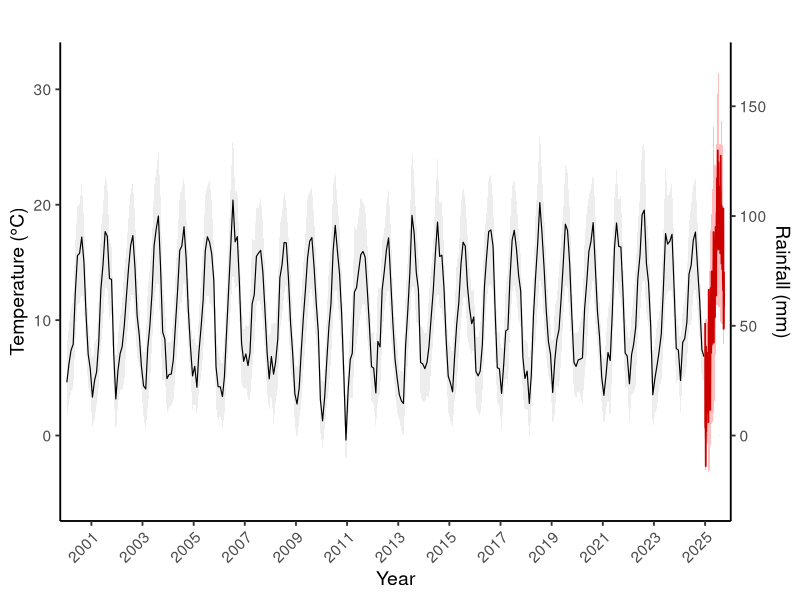
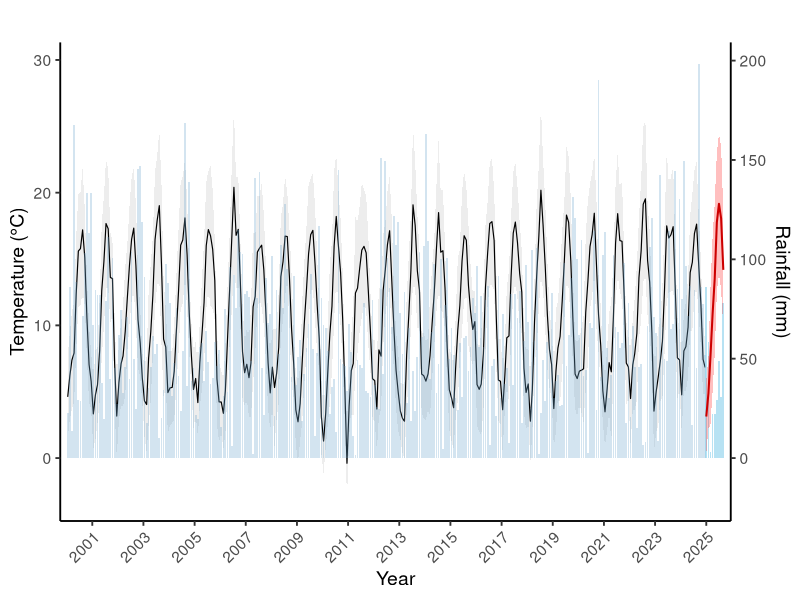
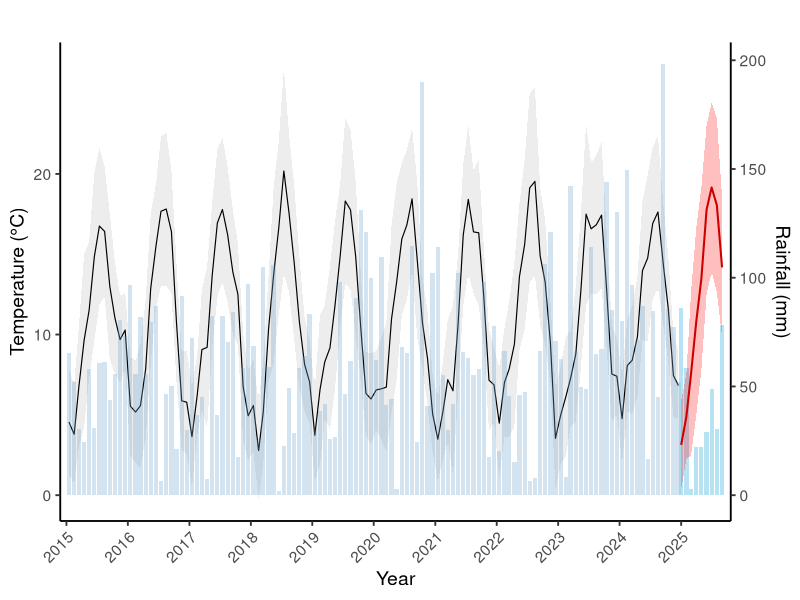
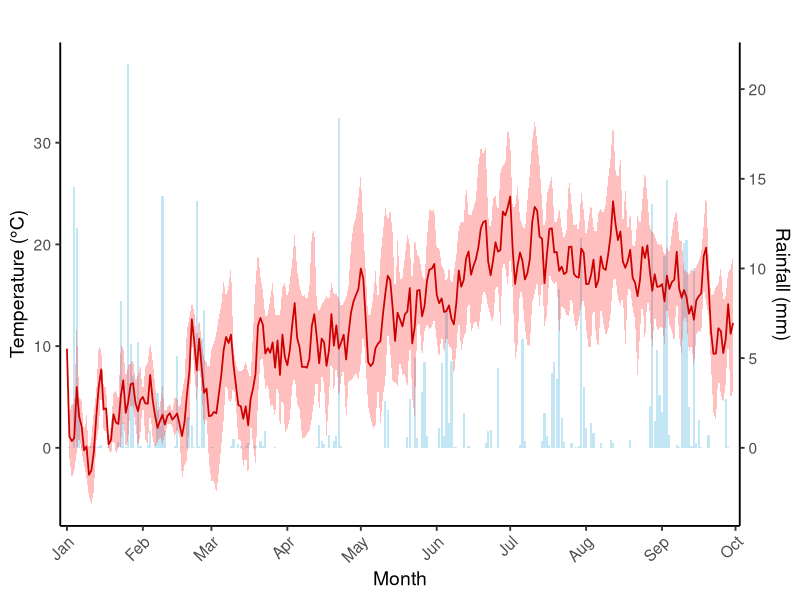

Generate these figures, in order, with R:

#################################################################################################
#plotting wytham climate data 2000 to current 
#################################################################################################

##################################################################################################
#first attempt at temp graph 
#results in a graph showing the monthly temp up until 2024 then does the 2025 data as daily
#looks very messy and you can't tell the difference clearly in 2025 
#does produce a good plot for the 2000 - 2024 data 

rm(list = ls())

library(ggplot2)
library(dplyr)
library(lubridate)
library(scales)
library(zoo)

#2000-2024 monthly data 
climate_longterm <- read.csv("data/Hadley_data/Hadley_climate_data_monthly_2000_2024.csv", stringsAsFactors = FALSE)

# Daily climate data for 2025
climate_2025 <- read.csv("data/Hadley_data/Hadley_climate_data_daily_2025.csv", stringsAsFactors = FALSE)

#Date formatting
climate_longterm$date <- as.Date(climate_longterm$date)               
climate_2025$date <- as.Date(climate_2025$date, format = "%d/%m/%Y") 

#Cleaning up site names
climate_longterm$site <- trimws(climate_longterm$site)
climate_2025$site <- trimws(climate_2025$site)

#renaming to Wytham
climate_longterm$site[climate_longterm$site == "Raindrop_Wytham"] <- "Wytham"

#filtering for wytham
longterm_wytham <- climate_longterm %>% filter(site == "Wytham")
climate_2025_wytham <- climate_2025 %>% filter(site == "Wytham")

#preparing 2025 data
climate_2025_wytham <- climate_2025_wytham %>%
  mutate(tasavg = (tasmin + tasmax) / 2)

#calculating the scaling factor for rainfall 
max_rain  <- max(c(longterm_wytham$rainfall, climate_2025_wytham$rainfall), na.rm = TRUE)
temp_range <- max(c(longterm_wytham$tasmax, climate_2025_wytham$tasmax), na.rm = TRUE) -
  min(c(longterm_wytham$tasmin, climate_2025_wytham$tasmin), na.rm = TRUE)
scaleFactor <- max_rain / temp_range

#plotting
ggplot() +
  
  #ribbon for max and min temp (2000–2024)
  geom_ribbon(data = longterm_wytham,
              aes(x = date, ymin = tasmin, ymax = tasmax),
              fill = "lightgray", alpha = 0.4) +
  
  #monthly mean line
  geom_line(data = longterm_wytham,
            aes(x = date, y = (tasmin + tasmax) / 2),
            color = "black", size = 0.4) +
  
  # 2025 daily rainfall (scaled)
  geom_col(data = climate_2025_wytham,
           aes(x = date, y = rainfall / scaleFactor),
           fill = "skyblue", alpha = 0.4) +
  
  # 2025 daily temperature 
  geom_ribbon(data = climate_2025_wytham,
              aes(x = date, ymin = tasmin, ymax = tasmax),
              fill = "red", alpha = 0.25) +
  geom_line(data = climate_2025_wytham,
            aes(x = date, y = tasavg),
            color = "red3", size = 0.6) +
  
#Axes and labels 
scale_x_date(
  date_breaks = "2 years",
  date_labels = "%Y",
  expand = c(0.01, 0.01)
) +
  scale_y_continuous(
    name = "Temperature (°C)",
    sec.axis = sec_axis(~ . * scaleFactor, name = "Rainfall (mm)")
  ) +
  labs(
    title = "",
    x = "Year",
    y = "Temperature (°C)"
  ) +
  theme_classic(base_size = 14) +
  theme(
    axis.text.x = element_text(angle = 45, hjust = 1),
    axis.title.y.right = element_text(color = "black"),
    plot.title = element_text(face = "bold")
  )

################################################################################################################
#same graph as above but trying different time-spans and layout to see if it looks better
#changed 2025 to monthly average data 
#ensuring rainfall is correctly plotted 

rm(list = ls())

library(ggplot2)
library(dplyr)
library(lubridate)
library(scales)
library(zoo)

# 2000–2024 monthly data 
climate_longterm <- read.csv("data/Hadley_data/Hadley_climate_data_monthly_2000_2024.csv", stringsAsFactors = FALSE)

# Daily climate data for 2025
climate_2025 <- read.csv("data/Hadley_data/Hadley_climate_data_daily_2025.csv", stringsAsFactors = FALSE)

# Date formatting
climate_longterm$date <- as.Date(climate_longterm$date)               
climate_2025$date <- as.Date(climate_2025$date, format = "%d/%m/%Y") 

# Clean up site names
climate_longterm$site <- trimws(climate_longterm$site)
climate_2025$site <- trimws(climate_2025$site)

# Rename to Wytham
climate_longterm$site[climate_longterm$site == "Raindrop_Wytham"] <- "Wytham"

# Filter for Wytham
longterm_wytham <- climate_longterm %>% filter(site == "Wytham")
climate_2025_wytham <- climate_2025 %>% filter(site == "Wytham")

# Average daily temperature for 2025
climate_2025_wytham <- climate_2025_wytham %>%
  mutate(tasavg = (tasmin + tasmax) / 2)

# ---- Aggregate 2025 data to monthly ----
climate_2025_monthly <- climate_2025_wytham %>%
  mutate(month = floor_date(date, "month")) %>%
  group_by(month) %>%
  summarise(
    tasmin = mean(tasmin, na.rm = TRUE),
    tasmax = mean(tasmax, na.rm = TRUE),
    tasavg = mean(tasavg, na.rm = TRUE),
    rainfall = sum(rainfall, na.rm = TRUE)
  ) %>%
  ungroup()

# ---- Compute scaling factor dynamically ----
max_rain  <- max(c(longterm_wytham$rainfall, climate_2025_monthly$rainfall), na.rm = TRUE)
temp_range <- max(c(longterm_wytham$tasmax, climate_2025_monthly$tasmax), na.rm = TRUE) -
  min(c(longterm_wytham$tasmin, climate_2025_monthly$tasmin), na.rm = TRUE)
scaleFactor <- max_rain / temp_range

# ---- Plot ----
ggplot() +
  
  # Long-term (2000–2024) temperature range
  geom_ribbon(data = longterm_wytham,
              aes(x = date, ymin = tasmin, ymax = tasmax),
              fill = "lightgray", alpha = 0.4) +
  
  # Long-term mean temperature
  geom_line(data = longterm_wytham,
            aes(x = date, y = (tasmin + tasmax) / 2),
            color = "black", size = 0.4) +
  
  # Long-term rainfall (scaled)
  geom_col(data = longterm_wytham,
           aes(x = date, y = rainfall / scaleFactor),
           fill = "skyblue3", alpha = 0.3) +
  
  # 2025 monthly rainfall (scaled)
  geom_col(data = climate_2025_monthly,
           aes(x = month, y = rainfall / scaleFactor),
           fill = "skyblue", alpha = 0.6) +
  
  # 2025 temperature ribbon and mean line
  geom_ribbon(data = climate_2025_monthly,
              aes(x = month, ymin = tasmin, ymax = tasmax),
              fill = "red", alpha = 0.25) +
  geom_line(data = climate_2025_monthly,
            aes(x = month, y = tasavg),
            color = "red3", size = 0.7) +
  
  # Axes and labels
  scale_x_date(
    date_breaks = "2 years",
    date_labels = "%Y",
    expand = c(0.01, 0.01)
  ) +
  scale_y_continuous(
    name = "Temperature (°C)",
    sec.axis = sec_axis(~ . * scaleFactor, name = "Rainfall (mm)")
  ) +
  labs(
    title = "",
    x = "Year",
    y = "Temperature (°C)"
  ) +
  theme_classic(base_size = 14) +
  theme(
    axis.text.x = element_text(angle = 45, hjust = 1),
    axis.title.y.right = element_text(color = "black"),
  )


#########################################################################################################################
#now looking at just 10 years 
#to see if it looks better

rm(list = ls())

library(ggplot2)
library(dplyr)
library(lubridate)
library(scales)
library(zoo)

# 2000–2024 monthly data 
climate_longterm <- read.csv("data/Hadley_data/Hadley_climate_data_monthly_2000_2024.csv", stringsAsFactors = FALSE)

# Daily climate data for 2025
climate_2025 <- read.csv("data/Hadley_data/Hadley_climate_data_daily_2025.csv", stringsAsFactors = FALSE)

# Date formatting
climate_longterm$date <- as.Date(climate_longterm$date)               
climate_2025$date <- as.Date(climate_2025$date, format = "%d/%m/%Y") 

# Clean up site names
climate_longterm$site <- trimws(climate_longterm$site)
climate_2025$site <- trimws(climate_2025$site)

# Rename to Wytham
climate_longterm$site[climate_longterm$site == "Raindrop_Wytham"] <- "Wytham"

# Filter for Wytham
longterm_wytham <- climate_longterm %>% filter(site == "Wytham")
climate_2025_wytham <- climate_2025 %>% filter(site == "Wytham")

# Average daily temperature for 2025
climate_2025_wytham <- climate_2025_wytham %>%
  mutate(tasavg = (tasmin + tasmax) / 2)

# ---- Aggregate 2025 data to monthly ----
climate_2025_monthly <- climate_2025_wytham %>%
  mutate(month = floor_date(date, "month")) %>%
  group_by(month) %>%
  summarise(
    tasmin = mean(tasmin, na.rm = TRUE),
    tasmax = mean(tasmax, na.rm = TRUE),
    tasavg = mean(tasavg, na.rm = TRUE),
    rainfall = sum(rainfall, na.rm = TRUE)
  ) %>%
  ungroup()

# ---- Filter all data from 2014 onwards ----
longterm_wytham <- longterm_wytham %>% filter(date >= as.Date("2015-01-16"))
climate_2025_monthly <- climate_2025_monthly %>% filter(month >= as.Date("2015-01-16"))

# ---- Compute scaling factor dynamically ----
max_rain  <- max(c(longterm_wytham$rainfall, climate_2025_monthly$rainfall), na.rm = TRUE)
temp_range <- max(c(longterm_wytham$tasmax, climate_2025_monthly$tasmax), na.rm = TRUE) -
  min(c(longterm_wytham$tasmin, climate_2025_monthly$tasmin), na.rm = TRUE)
scaleFactor <- max_rain / temp_range

# ---- Plot ----
ggplot() +
  
  # Long-term (2014–2024) temperature range
  geom_ribbon(data = longterm_wytham,
              aes(x = date, ymin = tasmin, ymax = tasmax),
              fill = "lightgray", alpha = 0.4) +
  
  # Long-term mean temperature
  geom_line(data = longterm_wytham,
            aes(x = date, y = (tasmin + tasmax) / 2),
            color = "black", size = 0.4) +
  
  # Long-term rainfall (scaled)
  geom_col(data = longterm_wytham,
           aes(x = date, y = rainfall / scaleFactor),
           fill = "skyblue3", alpha = 0.3) +
  
  # 2025 monthly rainfall (scaled)
  geom_col(data = climate_2025_monthly,
           aes(x = month, y = rainfall / scaleFactor),
           fill = "skyblue", alpha = 0.6) +
  
  # 2025 temperature ribbon and mean line
  geom_ribbon(data = climate_2025_monthly,
              aes(x = month, ymin = tasmin, ymax = tasmax),
              fill = "red", alpha = 0.25) +
  geom_line(data = climate_2025_monthly,
            aes(x = month, y = tasavg),
            color = "red3", size = 0.7) +
  
  # Axes and labels
  scale_x_date(
    date_breaks = "1 year",
    date_labels = "%Y",
    expand = c(0.01, 0.01)
  ) +
  scale_y_continuous(
    name = "Temperature (°C)",
    sec.axis = sec_axis(~ . * scaleFactor, name = "Rainfall (mm)")
  ) +
  labs(
    title = "",
    x = "Year",
    y = "Temperature (°C)"
  ) +
  theme_classic(base_size = 14) +
  theme(
    axis.text.x = element_text(angle = 45, hjust = 1),
    axis.title.y.right = element_text(color = "black"),
  )


###########################################################################################
#second plot (b) focussing in on just 2025 data 

# Get date range from 2025 data
date_min <- min(climate_2025_wytham$date, na.rm = TRUE)
date_max <- max(climate_2025_wytham$date, na.rm = TRUE)

# Compute dynamic rainfall scaling factor from 2025 data only
max_rain  <- max(climate_2025_wytham$rainfall, na.rm = TRUE)
temp_range <- max(climate_2025_wytham$tasmax, na.rm = TRUE) -
  min(climate_2025_wytham$tasmin, na.rm = TRUE)
scaleFactor <- max_rain / temp_range

# Plot 2025 only
ggplot(climate_2025_wytham, aes(x = date)) +
  geom_col(aes(y = rainfall / scaleFactor),
           fill = "skyblue", alpha = 0.5) +
  geom_ribbon(aes(ymin = tasmin, ymax = tasmax),
              fill = "red", alpha = 0.25) +
  geom_line(aes(y = tasavg),
            color = "red3", size = 0.6) +
  scale_y_continuous(
    name = "Temperature (°C)",
    sec.axis = sec_axis(~ . * scaleFactor, name = "Rainfall (mm)")
  ) +
  scale_x_date(
    limits = c(date_min, date_max),
    date_breaks = "1 month",
    date_labels = "%b",
    expand = c(0.01, 0.01)
  ) +
  labs(
    title = "",
    x = "Month",
    y = "Temperature (°C)"
  ) +
  theme_classic(base_size = 14) +
  theme(
    axis.text.x = element_text(angle = 45, hjust = 1),
    axis.title.y.right = element_text(color = "black")
  )




